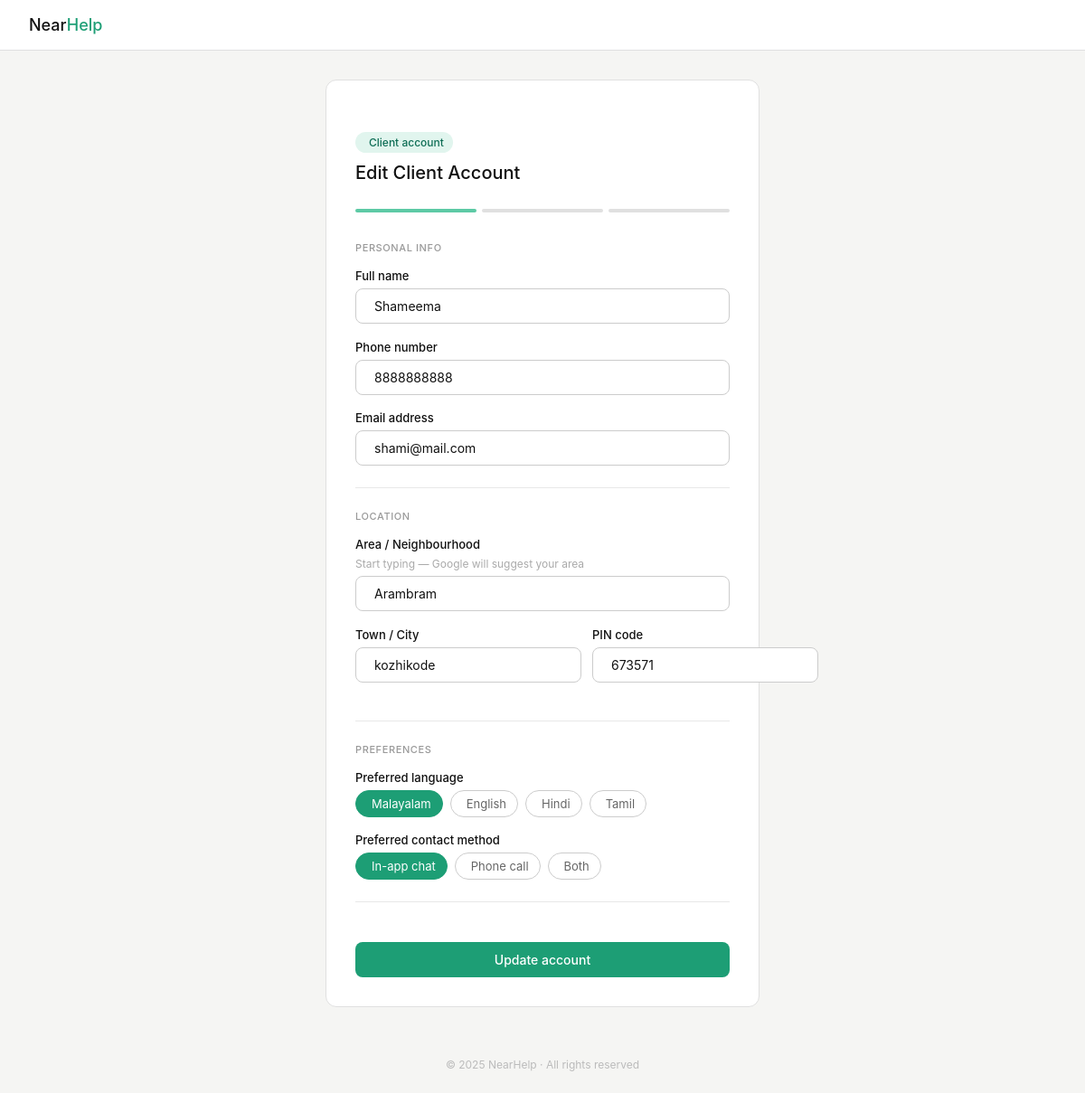
Screenshot of /Edit_client_data_table/8/ with the database file from the repository.
### projectnearhelpapp/models.py (models this page shows)
class Client_details(models.Model):
        user = models.OneToOneField(settings.AUTH_USER_MODEL, on_delete=models.CASCADE , related_name='client_details' , null=True, blank=True)
        Fullname = models.CharField(max_length=50)
        Phone_number = models.CharField()
        Email = models.CharField()
        Area = models.CharField()
        Town = models.CharField()
        Pin = models.IntegerField()
        Password = models.CharField(max_length=128)
        Preferred_language = models.CharField(max_length=50 , null=True, blank=True)
        Preferred_contact_method = models.CharField(max_length=50 , null=True, blank=True)
        Photo = models.ImageField(upload_to="photos/client_photos/" , blank=True, null=True)

### projectnearhelpapp/views.py (the view)
# urls.py: path('Edit_client_data_table/<int:pk>/',views.Edit_client_data_table,name='Edit_client_data_table'),
def Edit_client_data_table(request, pk):
    selected_client = Client_details.objects.get(id=pk)
    return render(request,'admin_dashboard/edit_client_data_admin.html',{'selected_client':selected_client})

### projectnearhelpapp/templates/admin_dashboard/edit_client_data_admin.html (shortened to what this page needs)
<!DOCTYPE html>
<html lang="en">
<head>
    {% load static %}
  <link rel="stylesheet" href="https://cdn.jsdelivr.net/npm/@tabler/icons-webfont@latest/dist/tabler-icons.min.css" />
  <link rel="stylesheet" href="{% static 'css/client_signup_page.css' %}">
</head>
<body>
  <nav class="nav">
    <a class="logo" href="#">Near<span>Help</span></a>
  </nav>
  <div class="page">
    <div class="form-wrap">
      <div class="form-head">
        <div class="badge"> Client account</div>
        <h1>Edit Client Account</h1>
      </div>
      <div class="progress-bar">
        <div class="progress-step active"></div>
        <div class="progress-step"></div>
        <div class="progress-step"></div>
      </div>
      <form action="{% url 'Update_client_data_table' selected_client.id %}" method="post">
        <div class="section-title">Personal info</div>
        <div class="field">
          <label for="fullname">Full name</label>
          <div class="input-wrap">
            <input type="text" id="fullname" name="fullname" value="{{ selected_client.Fullname }}" />
          </div>
        </div>
        <div class="field">
          <label for="phone_number">Phone number</label>
          <div class="input-wrap">
            <input type="text" id="phone_number" name="phone_number"
              maxlength="10" minlength="10"
              pattern="[0-9]{10}"
              value="{{ selected_client.Phone_number }}" />
          </div>
        </div>
        <div class="field">
          <label for="email">Email address</label>
          <div class="input-wrap">
            <input type="email" id="email" name="email" value="{{ selected_client.Email }}" />
          </div>
        </div>
        <hr class="divider" />
        <div class="section-title">Location</div>
        <div class="field">
          <label for="area">Area / Neighbourhood</label>
          <span class="hint">Start typing — Google will suggest your area</span>
          <div class="input-wrap">
            <input type="text" id="area" name="area" value="{{ selected_client.Area }}" />
          </div>
        </div>
        <div class="two-col">
          <div class="field">
            <label for="town">Town / City</label>
            <div class="input-wrap">
              <input type="text" id="town" name="town" value="{{ selected_client.Town }}" />
            </div>
          </div>
          <div class="field">
            <label for="pin">PIN code</label>
            <div class="input-wrap">
              <input type="text" id="pin" name="pin" value="{{ selected_client.Pin }}"  maxlength="6" pattern="[0-9]{6}"  />
            </div>
          </div>
        </div>
        <hr class="divider" />
        <div class="section-title">Preferences</div>
        <div class="field">
          <label>Preferred language</label>
          <div class="chip-group" id="langGroup">
            <div class="chip active" data-val="malayalam"> Malayalam</div>
            <div class="chip" data-val="english"> English</div>
            <div class="chip" data-val="hindi"> Hindi</div>
            <div class="chip" data-val="tamil"> Tamil</div>
          </div>
        </div>
        <div class="field">
          <label>Preferred contact method</label>
          <div class="chip-group" id="contactGroup">
            <div class="chip active" data-val="chat"> In-app chat</div>
            <div class="chip" data-val="call"> Phone call</div>
            <div class="chip" data-val="both"> Both</div>
          </div>
        </div>
        <hr class="divider" />
        <button type="submit" class="btn-primary">Update account</button>
      </form>
    </div>
  </div>
  <div class="page-footer">© 2025 NearHelp · All rights reserved</div>
</body>
</html>

### static/css/client_signup_page.css (style rules this page uses)
* { box-sizing: border-box; margin: 0; padding: 0; }
body { font-family: -apple-system, BlinkMacSystemFont, 'Segoe UI', Roboto, sans-serif; background: #f5f5f3; color: #111; min-height: 100vh; display: flex; flex-direction: column; }
.nav { background: #fff; border-bottom: 0.5px solid #e0e0e0; padding: 0 2rem; height: 56px; display: flex; align-items: center; justify-content: space-between; position: sticky; top: 0; z-index: 10; }
.logo { font-size: 18px; font-weight: 500; color: #111; text-decoration: none; }
.logo span { color: #1D9E75; }
.page { flex: 1; display: flex; align-items: flex-start; justify-content: center; padding: 2rem 1rem; }
.form-wrap { width: 100%; max-width: 480px; background: #fff; border: 0.5px solid #e0e0e0; border-radius: 12px; padding: 2rem; }
.form-head { margin-bottom: 1.8rem; }
.form-head .badge { display: inline-flex; align-items: center; gap: 5px; background: #E1F5EE; color: #0F6E56; font-size: 12px; font-weight: 500; padding: 4px 10px; border-radius: 999px; margin-bottom: 10px; }
.form-head h1 { font-size: 20px; font-weight: 500; color: #111; margin-bottom: 4px; }
.progress-bar { display: flex; gap: 6px; margin-bottom: 2rem; }
.progress-step { flex: 1; height: 4px; border-radius: 999px; background: #e0e0e0; }
.progress-step.active { background: #5DCAA5; }
.section-title { font-size: 11px; font-weight: 500; color: #999; text-transform: uppercase; letter-spacing: 0.6px; margin-bottom: 1rem; }
.divider { border: none; border-top: 0.5px solid #e8e8e8; margin: 1.5rem 0; }
.field { margin-bottom: 1.1rem; }
.field label { display: block; font-size: 13px; font-weight: 500; color: #111; margin-bottom: 6px; }
.field .hint { display: block; font-size: 12px; color: #aaa; margin-bottom: 6px; }
.input-wrap { display: flex; align-items: center; border: 0.5px solid #ccc; border-radius: 8px; overflow: hidden; background: #fff; transition: border-color 0.15s; }
.input-wrap input { flex: 1; border: none; outline: none; padding: 10px 10px 10px 0; font-size: 14px; background: transparent; color: #111; font-family: inherit; }
.two-col { display: grid; grid-template-columns: 1fr 1fr; gap: 12px; }
.chip-group { display: flex; flex-wrap: wrap; gap: 8px; }
.chip { display: inline-flex; align-items: center; gap: 5px; padding: 6px 12px; font-size: 13px; border: 0.5px solid #ccc; border-radius: 999px; cursor: pointer; color: #666; background: #fff; transition: all 0.12s; user-select: none; font-family: inherit; }
.chip.active { background: #1D9E75; color: #fff; border-color: #1D9E75; }
.btn-primary { width: 100%; background: #1D9E75; color: #fff; border: none; border-radius: 8px; padding: 11px; font-size: 14px; font-weight: 500; cursor: pointer; font-family: inherit; transition: background 0.15s; margin-top: 1.25rem; }
.page-footer { text-align: center; padding: 1.5rem; font-size: 12px; color: #bbb; }

### rows the page displays
Client_details: fullname "Shameema", phone_number "8888888888", email "shami@mail.com", area "Arambram", town "kozhikode", pin "673571"
